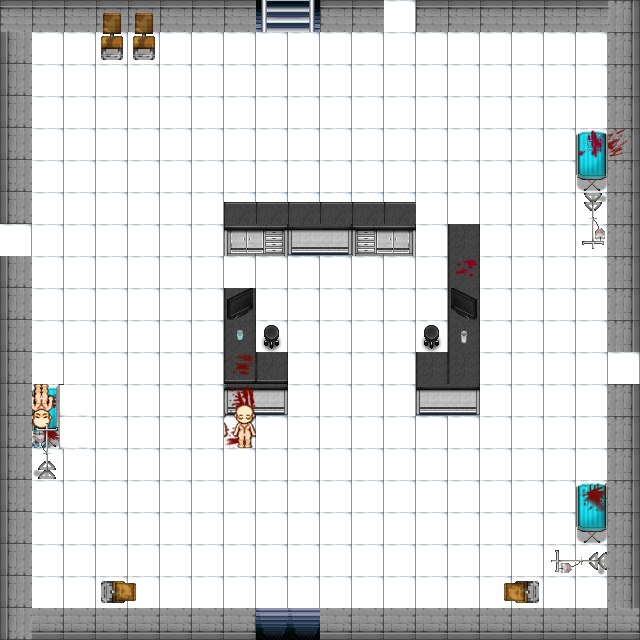

A level layout from a 2D game, rendered from its tile map. Below: a short description, then the map file with its tile-grid data intact:
An orthogonal 20x20 tile map with 32x32 px tiles, 6 tile layers (suelos y paredes, obstaculos, sangre, cuerpos, ...), 6 tilesets.

<map version="1.2" tiledversion="1.3.3" orientation="orthogonal" renderorder="right-down" width="20" height="20" tilewidth="32" tileheight="32" infinite="0" nextlayerid="8" nextobjectid="1">
 <tileset firstgid="1" source="archivos tsx/suelos y paredes.tsx" />
 <tileset firstgid="241" source="archivos tsx/paredes.tsx" />
 <tileset firstgid="369" source="archivos tsx/ee15d1f08a44de8d3715a4e7c5f2a5df.tsx" />
 <tileset firstgid="469" source="archivos tsx/shop-and-hospital1.tsx" />
 <tileset firstgid="725" source="archivos tsx/cuerpos y sangre.tsx" />
 <tileset firstgid="950" source="archivos tsx/sangre.tsx" />
 <layer id="1" name="suelos y paredes" width="20" height="20">
  <data encoding="csv">
3221225766,3221225766,3221225766,3221225766,3221225766,3221225766,3221225766,3221225766,2147484033,385,3221225766,3221225766,104,3221225766,3221225766,3221225766,3221225766,3221225766,3221225766,1610613030,
2684354854,104,104,104,104,104,104,104,104,104,104,104,104,104,104,104,104,104,104,1610613030,
2684354854,104,104,104,104,104,104,104,104,104,104,104,104,104,104,104,104,104,104,1610613030,
2684354854,104,104,104,104,104,104,104,104,104,104,104,104,104,104,104,104,104,104,1610613030,
2684354854,104,104,104,104,104,104,104,104,104,104,104,104,104,104,104,104,104,104,1610613030,
2684354854,104,104,104,104,104,104,104,104,104,104,104,104,104,104,104,104,104,104,1610613030,
2684354854,104,104,104,104,104,104,104,104,104,104,104,104,104,104,104,104,104,104,1610613030,
104,104,104,104,104,104,104,104,104,104,104,104,104,104,104,104,104,104,104,1610613030,
2684354854,104,104,104,104,104,104,104,104,104,104,104,104,104,104,104,104,104,104,1610613030,
2684354854,104,104,104,104,104,104,104,104,104,104,104,104,104,104,104,104,104,104,1610613030,
2684354854,104,104,104,104,104,104,104,104,104,104,104,104,104,104,104,104,104,104,1610613030,
2684354854,104,104,104,104,104,104,104,104,104,104,104,104,104,104,104,104,104,104,104,
2684354854,104,104,104,104,104,104,104,104,104,104,104,104,104,104,104,104,104,104,1610613030,
2684354854,104,104,104,104,104,104,104,104,104,104,104,104,104,104,104,104,104,104,1610613030,
2684354854,104,104,104,104,104,104,104,104,104,104,104,104,104,104,104,104,104,104,1610613030,
2684354854,104,104,104,104,104,104,104,104,104,104,104,104,104,104,104,104,104,104,1610613030,
2684354854,104,104,104,104,104,104,104,104,104,104,104,104,104,104,104,104,104,104,1610613030,
2684354854,104,104,104,104,104,104,104,104,104,104,104,104,104,104,104,104,104,104,1610613030,
2684354854,104,104,104,104,104,104,104,104,104,104,104,104,104,104,104,104,104,104,1610613030,
2684354854,294,294,294,294,294,294,294,3221225858,3221225858,294,294,294,294,294,294,294,294,294,294
</data>
 </layer>
 <layer id="2" name="obstaculos" width="20" height="20">
  <data encoding="csv">
0,0,0,611,611,0,0,0,0,0,0,0,0,0,0,0,0,0,0,0,
0,0,0,627,627,0,0,0,0,0,0,0,0,0,0,0,0,0,0,0,
0,0,0,0,0,0,0,0,0,0,0,0,0,0,0,0,0,0,0,0,
0,0,0,0,0,0,0,0,0,0,0,0,0,0,0,0,0,0,0,0,
0,0,0,0,0,0,0,0,0,0,0,0,0,0,0,0,0,0,471,0,
0,0,0,0,0,0,0,0,0,0,0,0,0,0,0,0,0,0,487,0,
0,0,0,0,0,0,0,481,481,481,481,481,481,0,0,0,0,0,0,0,
0,0,0,0,0,0,0,493,494,497,498,495,496,0,525,0,0,0,0,0,
0,0,0,0,0,0,0,0,0,0,0,0,0,0,525,0,0,0,0,0,
0,0,0,0,0,0,0,525,0,0,0,0,0,0,525,0,0,0,0,0,
0,0,0,0,0,0,0,525,553,0,0,0,0,553,525,0,0,0,0,0,
0,0,0,0,0,0,0,541,541,0,0,0,0,525,525,0,0,0,0,0,
0,471,0,0,0,0,0,497,498,0,0,0,0,497,498,0,0,0,0,0,
0,487,0,0,0,0,0,0,0,0,0,0,0,0,0,0,0,0,0,0,
0,0,0,0,0,0,0,0,0,0,0,0,0,0,0,0,0,0,0,0,
0,0,0,0,0,0,0,0,0,0,0,0,0,0,0,0,0,0,471,0,
0,0,0,0,0,0,0,0,0,0,0,0,0,0,0,0,0,0,487,0,
0,0,0,0,0,0,0,0,0,0,0,0,0,0,0,0,0,0,0,0,
0,0,0,2684355188,2684355172,0,0,0,0,0,0,0,0,0,0,1610613348,1610613364,0,0,0,
0,0,0,0,0,0,0,0,0,0,0,0,0,0,0,0,0,0,0,0
</data>
 </layer>
 <layer id="5" name="sangre" width="20" height="20">
  <data encoding="csv">
0,0,0,0,0,0,0,0,0,0,0,0,0,0,0,0,0,0,0,0,
0,0,0,0,0,0,0,0,0,0,0,0,0,0,0,0,0,0,0,0,
0,0,0,0,0,0,0,0,0,0,0,0,0,0,0,0,0,0,0,0,
0,0,0,0,0,0,0,0,0,0,0,0,0,0,0,0,0,0,0,0,
0,0,0,0,0,0,0,0,0,0,0,0,0,0,0,0,0,0,1610613719,2684355606,
0,0,0,0,0,0,0,0,0,0,0,0,0,0,0,0,0,0,0,0,
0,0,0,0,0,0,0,0,0,0,0,0,0,0,0,0,0,0,0,0,
0,0,0,0,0,0,0,0,0,0,0,0,0,0,0,0,0,0,0,0,
0,0,0,0,0,0,0,0,0,0,0,0,0,0,999,0,0,0,0,0,
0,0,0,0,0,0,0,0,0,0,0,0,0,0,0,0,0,0,0,0,
0,0,0,0,0,0,0,0,0,0,0,0,0,0,0,0,0,0,0,0,
0,0,0,0,0,0,0,961,0,0,0,0,0,0,0,0,0,0,0,0,
0,976,0,0,0,0,0,1005,0,0,0,0,0,0,0,0,0,0,0,0,
0,976,0,0,0,0,0,1079,0,0,0,0,0,0,0,0,0,0,0,0,
0,0,0,0,0,0,0,0,0,0,0,0,0,0,0,0,0,0,0,0,
0,0,0,0,0,0,0,0,0,0,0,0,0,0,0,0,0,0,1051,0,
0,0,0,0,0,0,0,0,0,0,0,0,0,0,0,0,0,0,0,0,
0,0,0,0,0,0,0,0,0,0,0,0,0,0,0,0,0,0,0,0,
0,0,0,0,0,0,0,0,0,0,0,0,0,0,0,0,0,0,0,0,
0,0,0,0,0,0,0,0,0,0,0,0,0,0,0,0,0,0,0,0
</data>
 </layer>
 <layer id="4" name="cuerpos" width="20" height="20">
  <data encoding="csv">
0,0,0,0,0,0,0,0,0,0,0,0,0,0,0,0,0,0,0,0,
0,0,0,0,0,0,0,0,0,0,0,0,0,0,0,0,0,0,0,0,
0,0,0,0,0,0,0,0,0,0,0,0,0,0,0,0,0,0,0,0,
0,0,0,0,0,0,0,0,0,0,0,0,0,0,0,0,0,0,0,0,
0,0,0,0,0,0,0,0,0,0,0,0,0,0,0,0,0,0,0,0,
0,0,0,0,0,0,0,0,0,0,0,0,0,0,0,0,0,0,0,0,
0,0,0,0,0,0,0,0,0,0,0,0,0,0,0,0,0,0,0,0,
0,0,0,0,0,0,0,0,0,0,0,0,0,0,0,0,0,0,0,0,
0,0,0,0,0,0,0,0,0,0,0,0,0,0,0,0,0,0,0,0,
0,0,0,0,0,0,0,0,0,0,0,0,0,0,0,0,0,0,0,0,
0,0,0,0,0,0,0,0,0,0,0,0,0,0,0,0,0,0,0,0,
0,0,0,0,0,0,0,0,0,0,0,0,0,0,0,0,0,0,0,0,
0,3221226358,0,0,0,0,0,872,0,0,0,0,0,0,0,0,0,0,0,0,
0,3221226343,0,0,0,0,0,887,0,0,0,0,0,0,0,0,0,0,0,0,
0,0,0,0,0,0,0,0,0,0,0,0,0,0,0,0,0,0,0,0,
0,0,0,0,0,0,0,0,0,0,0,0,0,0,0,0,0,0,0,0,
0,0,0,0,0,0,0,0,0,0,0,0,0,0,0,0,0,0,0,0,
0,0,0,0,0,0,0,0,0,0,0,0,0,0,0,0,0,0,0,0,
0,0,0,0,0,0,0,0,0,0,0,0,0,0,0,0,0,0,0,0,
0,0,0,0,0,0,0,0,0,0,0,0,0,0,0,0,0,0,0,0
</data>
 </layer>
 <layer id="3" name="obstaculos2" width="20" height="20">
  <data encoding="csv">
0,0,0,0,0,0,0,0,0,0,0,0,0,0,0,0,0,0,0,0,
0,0,0,0,0,0,0,0,0,0,0,0,0,0,0,0,0,0,0,0,
0,0,0,0,0,0,0,0,0,0,0,0,0,0,0,0,0,0,0,0,
0,0,0,0,0,0,0,0,0,0,0,0,0,0,0,0,0,0,0,0,
0,0,0,0,0,0,0,0,0,0,0,0,0,0,0,0,0,0,0,0,
0,0,0,0,0,0,0,0,0,0,0,0,0,0,0,0,0,0,0,0,
0,0,0,0,0,0,0,0,0,0,0,0,0,0,0,0,0,0,3221225962,0,
0,0,0,0,0,0,0,0,0,0,0,0,0,0,0,0,0,0,3221225946,0,
0,0,0,0,0,0,0,0,0,0,0,0,0,0,0,0,0,0,0,0,
0,0,0,0,0,0,0,540,0,0,0,0,0,0,539,0,0,0,0,0,
0,0,0,0,0,0,0,596,0,0,0,0,0,0,595,0,0,0,0,0,
0,0,0,0,0,0,0,0,0,0,0,0,0,0,0,0,0,0,0,0,
0,0,0,0,0,0,0,0,0,0,0,0,0,0,0,0,0,0,0,0,
0,474,0,0,0,0,0,0,0,0,0,0,0,0,0,0,0,0,0,0,
0,490,0,0,0,0,0,0,0,0,0,0,0,0,0,0,0,0,0,0,
0,0,0,0,0,0,0,0,0,0,0,0,0,0,0,0,0,0,0,0,
0,0,0,0,0,0,0,0,0,0,0,0,0,0,0,0,0,0,0,0,
0,0,0,0,0,0,0,0,0,0,0,0,0,0,0,0,0,1610613210,1610613226,0,
0,0,0,0,0,0,0,0,0,0,0,0,0,0,0,0,0,0,0,0,
0,0,0,0,0,0,0,0,0,0,0,0,0,0,0,0,0,0,0,0
</data>
 </layer>
 <layer id="7" name="perfeccionar" width="20" height="20" offsetx="-5" offsety="1">
  <data encoding="csv">
0,0,0,0,0,0,0,0,0,0,0,0,0,0,0,0,0,0,0,0,
0,0,0,0,0,0,0,0,0,0,0,0,0,0,0,0,0,0,0,0,
0,0,0,0,0,0,0,0,0,0,0,0,0,0,0,0,0,0,0,0,
0,0,0,0,0,0,0,0,0,0,0,0,0,0,0,0,0,0,0,0,
0,0,0,0,0,0,0,0,0,0,0,0,0,0,0,0,0,0,0,0,
0,0,0,0,0,0,0,0,0,0,0,0,0,0,0,0,0,0,0,0,
0,0,0,0,0,0,0,0,0,0,0,0,0,0,0,0,0,0,0,0,
0,0,0,0,0,0,0,0,0,0,0,0,0,0,0,0,0,0,0,0,
0,0,0,0,0,0,0,0,0,0,0,0,0,0,0,0,0,0,0,0,
0,0,0,0,0,0,0,0,0,0,0,0,0,0,0,0,0,0,0,0,
0,0,0,0,0,0,0,0,0,0,0,0,0,0,0,0,0,0,0,0,
0,0,0,0,0,0,0,0,0,0,0,0,0,0,0,0,0,0,0,0,
0,0,3221225576,0,0,0,0,0,0,0,0,0,0,0,0,0,0,0,0,0,
0,0,3221225576,0,0,0,0,0,0,0,0,0,0,0,0,0,0,0,0,0,
0,0,0,0,0,0,0,0,0,0,0,0,0,0,0,0,0,0,0,0,
0,0,0,0,0,0,0,0,0,0,0,0,0,0,0,0,0,0,0,0,
0,0,0,0,0,0,0,0,0,0,0,0,0,0,0,0,0,0,0,0,
0,0,0,0,0,0,0,0,0,0,0,0,0,0,0,0,0,0,0,0,
0,0,0,0,0,0,0,0,0,0,0,0,0,0,0,0,0,0,0,0,
0,0,0,0,0,0,0,0,0,0,0,0,0,0,0,0,0,0,0,0
</data>
 </layer>
</map>
